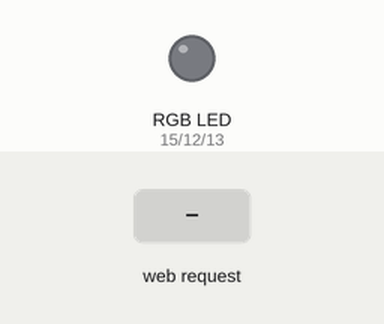
Recording of a sketch running on a simulated ESP8266 (NodeMCU). Parts: an RGB LED mixed from three pins (HIGH = lit). Dashed ring = blinking. The inputs (shaded band) are chosen by the test bench. Dim RGB values are drawn brighter than linear; WiFi joins after 1.5 s; servers stay silent unless stated; random numbers use the default seed unless the sketch sets one; what the sketch prints to the serial monitor is not drawn.

Above: at 2.7 s.
2.8 s: HTTP request GET /?mode=1 received
At 3.59 s:
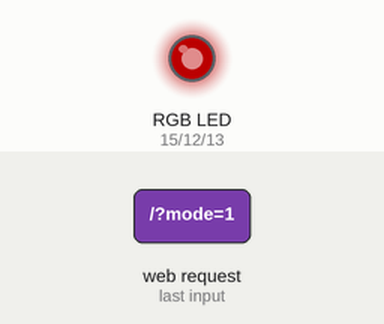
At 4.2 s:
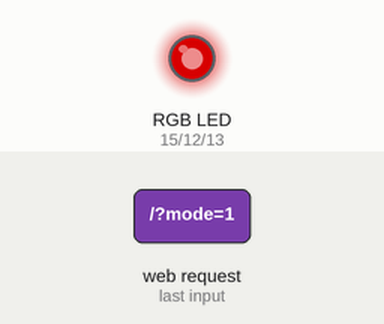
5.8 s: HTTP request GET /?mode=2 received
At 6.09 s:
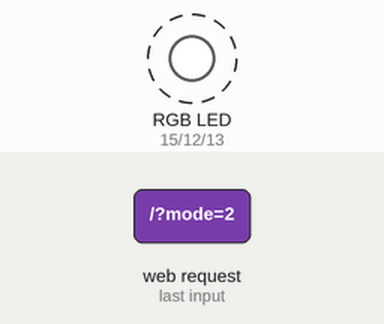
8.8 s: HTTP request GET /?mode=3 received
11.8 s: HTTP request GET /api?mode=1 received
14.8 s: HTTP request GET /?r=0 received
At 17.62 s:
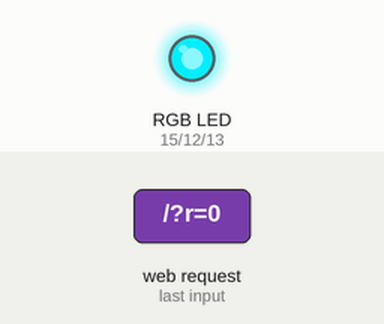
17.8 s: HTTP request GET /?r=1 received
Timing chart, 0 to 23.8 s (numbered marks = the images above; inputs shaded):
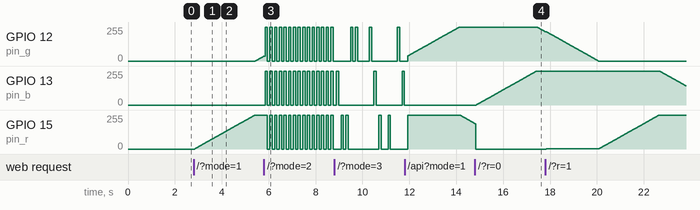

The sketch:

proLamp.ino
```cpp
#include <ESP8266WiFi.h>
#include <ESP8266WebServer.h>


// WiFi network
const char* ssid     = ""; // wifi SSID for connect
const char* password = ""; // PASSWORD

const int pin_r = 15;
const int pin_g = 12;
const int pin_b = 13;


int red = 0;
int green = 0;
int blue = 0;

int flash_time_on = 100;
int flash_time_off = 100;

int dynamic_time = 10;

int led_mode = 0;

int flag_dynamic = 1;

ESP8266WebServer server ( 80 );
char htmlResponse[4400];


void handleRoot() {

  if (server.arg("mode") != "") {
    if (server.arg("mode") == "0") {
      led_mode = 0;
    }
    if (server.arg("mode") == "1") {
      led_mode = 1;
      flag_dynamic=1;
    }
    if (server.arg("mode") == "2") {
      led_mode = 2;
    }
    if (server.arg("mode") == "3") {
      led_mode = 3;
    }
    if (server.arg("mode") == "4") {
      led_mode = 4;
    }
  }


  if (server.arg("r") != "") {
    red = server.arg("r").toInt();
  }

  if (server.arg("g") != "") {
    green = server.arg("g").toInt();

  }

  if (server.arg("b") != "") {
    blue = server.arg("b").toInt();
  }


  if (server.arg("dynamic_time") != "") {
    dynamic_time = server.arg("dynamic_time").toInt();
  }
  if (server.arg("flasher_on") != "") {
    flash_time_on = server.arg("flasher_on").toInt();
  }
  if (server.arg("flasher_off") != "") {
    flash_time_off = server.arg("flasher_off").toInt();
  }


  Serial.print("\n\n");
  Serial.print("ledmode: ");
  Serial.print(led_mode);
  Serial.print("\nred: ");
  Serial.print(red);
  Serial.print("\ngreen: ");
  Serial.print(green);
  Serial.print("\nblue: ");
  Serial.print(blue);
  Serial.print("\nTime Dynamic: ");
  Serial.print(dynamic_time);
  Serial.print("\nTime Flasher On: ");
  Serial.print(flash_time_on);
  Serial.print("\nTime Flasher Off: ");
  Serial.print(flash_time_off);
  Serial.print("\n\n ");


  server.send ( 3800, "text/html", htmlResponse );


}
void handelapi() {

  if (server.arg("mode") != "") {
    if (server.arg("mode") == "0") {
      led_mode = 0;
    }
    if (server.arg("mode") == "1") {
      led_mode = 1;
    }
    if (server.arg("mode") == "2") {
      led_mode = 2;
    }
    if (server.arg("mode") == "3") {
      led_mode = 3;
    }
    if (server.arg("mode") == "4") {
      led_mode = 4;
    }
  }


  if (server.arg("r") != "") {
    red = server.arg("r").toInt();
  }

  if (server.arg("g") != "") {
    green = server.arg("g").toInt();

  }

  if (server.arg("b") != "") {
    blue = server.arg("b").toInt();
  }


  if (server.arg("dynamic_time") != "") {
    dynamic_time = server.arg("dynamic_time").toInt();
  }
  if (server.arg("flasher_on") != "") {
    flash_time_on = server.arg("flasher_on").toInt();
  }
  if (server.arg("flasher_off") != "") {
    flash_time_off = server.arg("flasher_off").toInt();
  }


  Serial.print("\n\n");
  Serial.print("ledmode: ");
  Serial.print(led_mode);
  Serial.print("\nred: ");
  Serial.print(red);
  Serial.print("\ngreen: ");
  Serial.print(green);
  Serial.print("\nblue: ");
  Serial.print(blue);
  Serial.print("\nTime Dynamic: ");
  Serial.print(dynamic_time);
  Serial.print("\nTime Flasher On: ");
  Serial.print(flash_time_on);
  Serial.print("\nTime Flasher Off: ");
  Serial.print(flash_time_off);
  Serial.print("\n\n ");


}


void process_dynamic_color() {


  if (flag_dynamic == 1) { //red up

    if (red >= 0 && red < 255) {
      red++;

    } else if ( red == 255 && blue == 255) {
      flag_dynamic = 6;
    } else {
      flag_dynamic = 2;
        Serial.print(flag_dynamic);
    }

  } else if (flag_dynamic == 2) { //green up
    if (green >= 0 && green < 255) {
      green++;
    } else if ( green == 255) {
      flag_dynamic = 4;
              Serial.print(flag_dynamic);

    }

  } else if (flag_dynamic == 3) { // blue up
    if (blue >= 0 && blue < 255) {
      blue++;
    } else if ( blue == 255) {
      flag_dynamic = 5;
              Serial.print(flag_dynamic);

    }

  } else if (flag_dynamic == 4) { //red down

    if (red <= 255 && red > 0) {
      red--;
    } else if ( red == 0) {
      flag_dynamic = 3;
              Serial.print(flag_dynamic);

    }

  } else if (flag_dynamic == 5) { //green down
    if (green <= 255 && green > 0) {
      green--;
    } else if ( green == 0) {
      flag_dynamic = 1;
              Serial.print(flag_dynamic);

    }
  } else if (flag_dynamic == 6) { //blue down
    if (blue <= 255 && blue > 0) {
      blue--;
    } else if ( blue == 0) {
      flag_dynamic = 2;
              Serial.print(flag_dynamic);

    }


  }

}


void setup() {

  // Start serial
  Serial.begin(9600);
  snprintf ( htmlResponse, 3800, "<!DOCTYPE html><html lang=\'en\'><head> <link href=\"https://cdn.jsdelivr.net/npm/bootstrap@5.2.1/dist/css/bootstrap.min.css\" rel=\"stylesheet\" integrity=\"sha384-iYQeCzEYFbKjA/T2uDLTpkwGzCiq6soy8tYaI1GyVh/UjpbCx/TYkiZhlZB6+fzT\" crossorigin=\"anonymous\"></head><body class=\"bg-dark container\"> <br><br><br><br> <div id=\"login card \"> <div class=\"column\"> <div class=\"row \"> <div class=\"col\"> <div class=\"card bg-secondary\"> <div class=\"card-body\"> <h5 class=\"card-title\">Mode</h5> <div class=\"row\"> <a href=\"?mode=0\" class=\"btn btn-dark col m-2\">Static</a> <a href=\"?mode=1\" class=\"btn btn-dark col m-2\">Dynamic</a> </div> <div class=\"row\"> <a href=\"?mode=2\" class=\"btn btn-dark col m-2\">Flasher</a> <a href=\"?mode=3\" class=\"btn btn-dark col m-2\">Flasher RGB </a> <a href=\"?mode=4\" class=\"btn btn-dark col m-2\">Flasher FullColor</a> </div> </div> </div> </div> </div> <br> <form method=\"get\"> <div class=\"row\"> <div class=\"col\"> <div class=\"card bg-secondary\"> <div class=\"card-body\"> <h5 class=\"card-title\">Time</h5> <div class=\"column\"> <div class=\"row col m-2\"> <label> Time Color Dynamic</label> </div> <div class=\"row col m-2\"> <label class=\"p-2\">1 ms</label> <input type=\"range\" min=\"1\" max=\"100\" value=\"10\" class=\"col\" name=\"dynamic_time\"> <label class=\"p-2\">100 ms</label> </div> </div> <hr class=\"bg-dark \"> <div class=\"column\"> <div class=\"row col m-2\"> <label> Time Flasher ON</label> </div> <div class=\"row col m-2\"> <label class=\"p-2\">1 ms</label> <input type=\"range\" min=\"1\" max=\"1000\" value=\"100\" class=\"col\" name=\"flasher_on\"> <label class=\"p-2\">1000 ms</label> </div> </div> <hr class=\"bg-dark \"> <div class=\"column\"> <div class=\"row col m-2\"> <label> Time Flasher OFF</label> </div> <div class=\"row col m-2\"> <label class=\"p-2\">1 ms</label> <input type=\"range\" min=\"1\" max=\"1000\" value=\"100\" class=\"col\" name=\"flasher_off\"> <label class=\"p-2\">1000 ms</label> </div> </div> <div class=\"row\"> <input type=\"submit\" class=\"btn btn-dark col m-2\" value=\"Submit\"> </div> </div> </div> </div> </div> </form> <br> <form method=\"get\"> <div class=\"row \"> <div class=\"col\"> <div class=\"card bg-secondary\"> <div class=\"card-body \"> <h5 class=\"card-title\">Color</h5> <div class=\"row\"> <a href=\"?r=255&g=0&b=0\" class=\"btn btn-danger col m-2\">Red</a> <a href=\"?r=0&g=255&b=0\" class=\"btn btn-success col m-2\">Green</a> <a href=\"?r=0&g=0&b=255\" class=\"btn btn-primary col m-2\">Blue</a> </div> <div class=\"row\"> <a href=\"?r=0&g=0&b=0\" class=\"btn btn-dark col m-2\">OFF</a> <a href=\"?r=255&g=255&b=255\" class=\"btn btn-light col m-2\">ON</a> </div> <hr> <div class=\"column\"> <div class=\"column\"> <div class=\"row col m-2\"> <label> Red</label> </div> <div class=\"row col m-2\"> <label class=\"p-2\">0</label> <input type=\"range\" min=\"0\" max=\"255\" value=\"0\" class=\"col\" name=\"r\"> <label class=\"p-2\">255</label> </div> </div> <hr> <div class=\"column\"> <div class=\"row col m-2\"> <label> Green</label> </div> <div class=\"row col m-2\"> <label class=\"p-2\">0</label> <input type=\"range\" min=\"0\" max=\"255\" value=\"0\" class=\"col\" name=\"g\"> <label class=\"p-2\">255</label> </div> </div> <hr> <div class=\"column\"> <div class=\"row col m-2\"> <label> Blue</label> </div> <div class=\"row col m-2\"> <label class=\"p-2\">0</label> <input type=\"range\" min=\"0\" max=\"255\" value=\"0\" class=\"col\" name=\"b\"> <label class=\"p-2\">255</label> </div> </div> <div class=\"row\"> <input type=\"submit\" class=\"btn btn-warning col m-2\" value=\"Submit\"> </div> </div> </div> </div> </div> </div> </form> </div> </div></body></html>");

  pinMode(pin_r, OUTPUT);
  pinMode(pin_g, OUTPUT);
  pinMode(pin_b, OUTPUT);

  WiFi.begin(ssid, password);

  while (WiFi.status() != WL_CONNECTED) {
    delay(500);
    Serial.print(".");
  }


  server.on ( "/", handleRoot );
  server.on ( "/api", handelapi );

  server.begin();


}

void loop() {
  server.handleClient();


  if (led_mode == 0) {

    analogWrite(pin_r, red);
    analogWrite(pin_g, green);
    analogWrite(pin_b, blue);

  } else if (led_mode == 1) {

    process_dynamic_color();
    analogWrite(pin_r, red);
    analogWrite(pin_g, green);
    analogWrite(pin_b, blue);
    delay(dynamic_time);


} else if (led_mode == 2) {

  digitalWrite(pin_r, HIGH);
  digitalWrite(pin_g, HIGH);
  digitalWrite(pin_b, HIGH);
  delay(flash_time_on);
  digitalWrite(pin_r, LOW);
  digitalWrite(pin_g, LOW);
  digitalWrite(pin_b, LOW);
  delay(flash_time_off);

} else if (led_mode == 3) {

  int ran = random(0, 4);
  if (ran == 1) {
    analogWrite(pin_r, 255);
    analogWrite(pin_g, 0);
    analogWrite(pin_b, 0);
  } else if (ran == 2) {
    analogWrite(pin_r, 0);
    analogWrite(pin_g, 255);
    analogWrite(pin_b, 0);
  } else if (ran == 3) {
    analogWrite(pin_r, 0);
    analogWrite(pin_g, 0);
    analogWrite(pin_b, 255);
  }

  delay(flash_time_on);

  analogWrite(pin_r, 0);
  analogWrite(pin_g, 0);
  analogWrite(pin_b, 0);

  delay(flash_time_off);

} else if (led_mode == 4) {

  analogWrite(pin_r, random(0, 255));
  analogWrite(pin_g, random(0, 255));
  analogWrite(pin_b, random(0, 255));
  delay(flash_time_on);
  analogWrite(pin_r, 0);
  analogWrite(pin_g, 0);
  analogWrite(pin_b, 0);
  delay(flash_time_off);

}

}
```

Measured:
- after the input at 2.8 s, GPIO 12 (pin_g): moves from 0/255 to 37/255 over 0.37 s, starting after 2.6 s; GPIO 15 (pin_r): moves from 0/255 to 255/255 over 2.6 s, starting at once
- after the input at 5.8 s, GPIO 13 (pin_b): alternates 255/255 for 0.10 s and 0/255 for 0.10 s, starting after 0.05 s
- after the input at 14.8 s, GPIO 12 (pin_g): moves from 255/255 to 220/255 over 0.34 s, starting after 2.6 s
